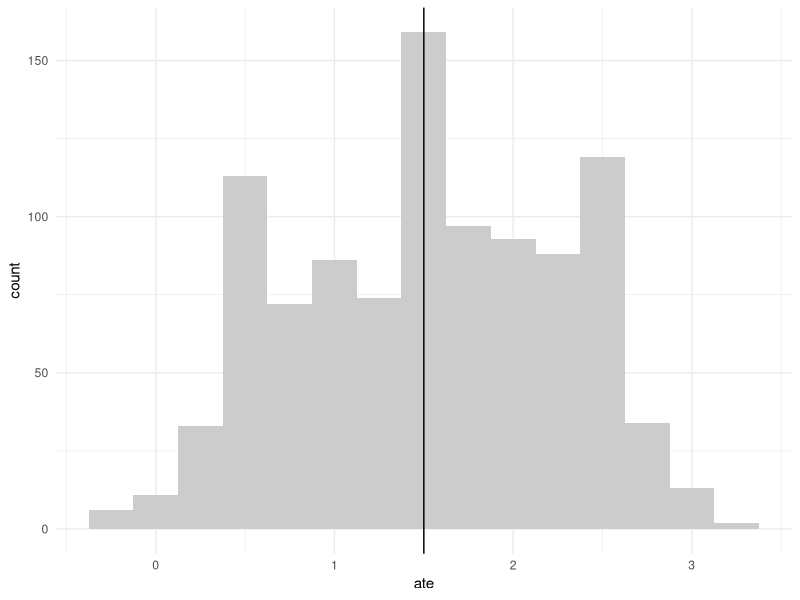

Write the R code that produced this figure.
## ---- chunk 1
# a collection of numbers (that we'll sample from below)
collection <- c(-2, -1, 0, 1, 2)

# take one sample from the collection
sample(collection, size = 1)
## ---- chunk 2
# take and store many (approximating long-run) samples from the collection (with replacement)
x <- sample(collection, size = 100000, replace = TRUE)

# compute variance in several steps 
avg <- mean(x)
sq_dev <- (x - avg)^2
mean(sq_dev)  # avg squared deviation

# compute in one step
mean((x - mean(x))^2)
## ---- chunk 3
# load packages
library(tidyverse)

# create potential outcomes for 10 individuals
po <- tibble(
  i = 1:10,
  Y0 = c(4, 6, 5, 3, 7, 5, 4, 6, 5, 4),  # potential outcome under control
  Y1 = c(7, 5, 5, 9, 10, 4, 8, 7, 3, 6)  # potential outcome under treatment
)

# compute individual treatment effects
po <- po |>
  mutate(tau = Y1 - Y0)

# view the data
po
## ---- chunk 4
# sample size and group sizes
N <- 10
N_t <- 5
N_c <- 5

# compute means of potential outcomes
Y1_bar <- mean(po$Y1)
Y0_bar <- mean(po$Y0)

# compute the true ATE
ATE <- Y1_bar - Y0_bar
ATE
## ---- chunk 5
# variance of Y(1)
S_t_sq <- var(po$Y1)
S_t_sq

# variance of Y(0)
S_c_sq <- var(po$Y0)
S_c_sq

# variance of treatment effects
S_tc_sq <- var(po$tau)
S_tc_sq
## ---- chunk 6
# theoretical variance using the formula
theoretical_var <- S_t_sq / N_t + S_c_sq / N_c - S_tc_sq / N
theoretical_var
## ---- chunk 7
# set seed for reproducibility
set.seed(1234)

# number of simulations
n_sims <- 1000

# create a vector to store the estimates
ate_estimates <- numeric(n_sims)

# run the simulation
for (sim in 1:n_sims) {

 # randomly assign 5 individuals to treatment
  treated <- sample(1:N, size = N_t, replace = FALSE)

  # compute observed outcomes
  Y_obs_t <- po$Y1[treated]       # treated individuals show Y(1)
  Y_obs_c <- po$Y0[-treated]      # control individuals show Y(0)

  # compute the estimate for this randomization
  ate_estimates[sim] <- mean(Y_obs_t) - mean(Y_obs_c)
}
## ---- chunk 8
# simulated variance
simulated_var <- var(ate_estimates)

# compare the two
tibble(
  theoretical_variance = theoretical_var,
  simulated_variance = simulated_var,
)
## ---- chunk 9
#| fig-cap: "Distribution of $\\widehat{\\text{ATE}}$ across 1,000 randomizations. The vertical dashed line shows the true ATE. The histogram shows that the estimates are centered around the true ATE (confirming unbiasedness) and spread out according to the variance we computed. Some randomizations produce estimates close to the true ATE, while others are further away. But on average, we get it right."
#| fig-height: 3
#| fit-asp: 0.67

ggplot(tibble(ate = ate_estimates), aes(x = ate)) +
  geom_histogram(binwidth = 0.25, fill = "grey80") +
  geom_vline(xintercept = ATE) +
  theme_minimal()
